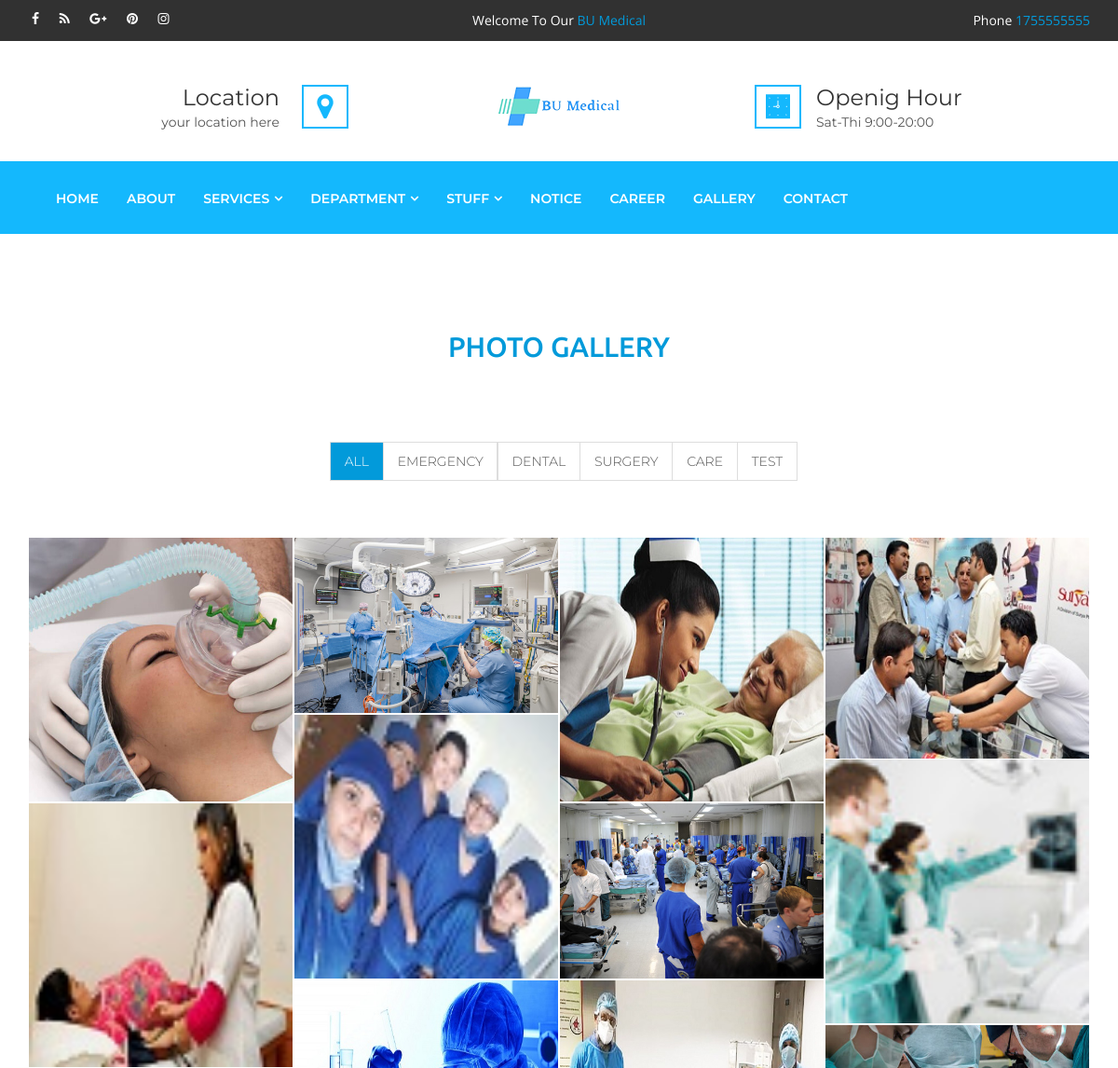
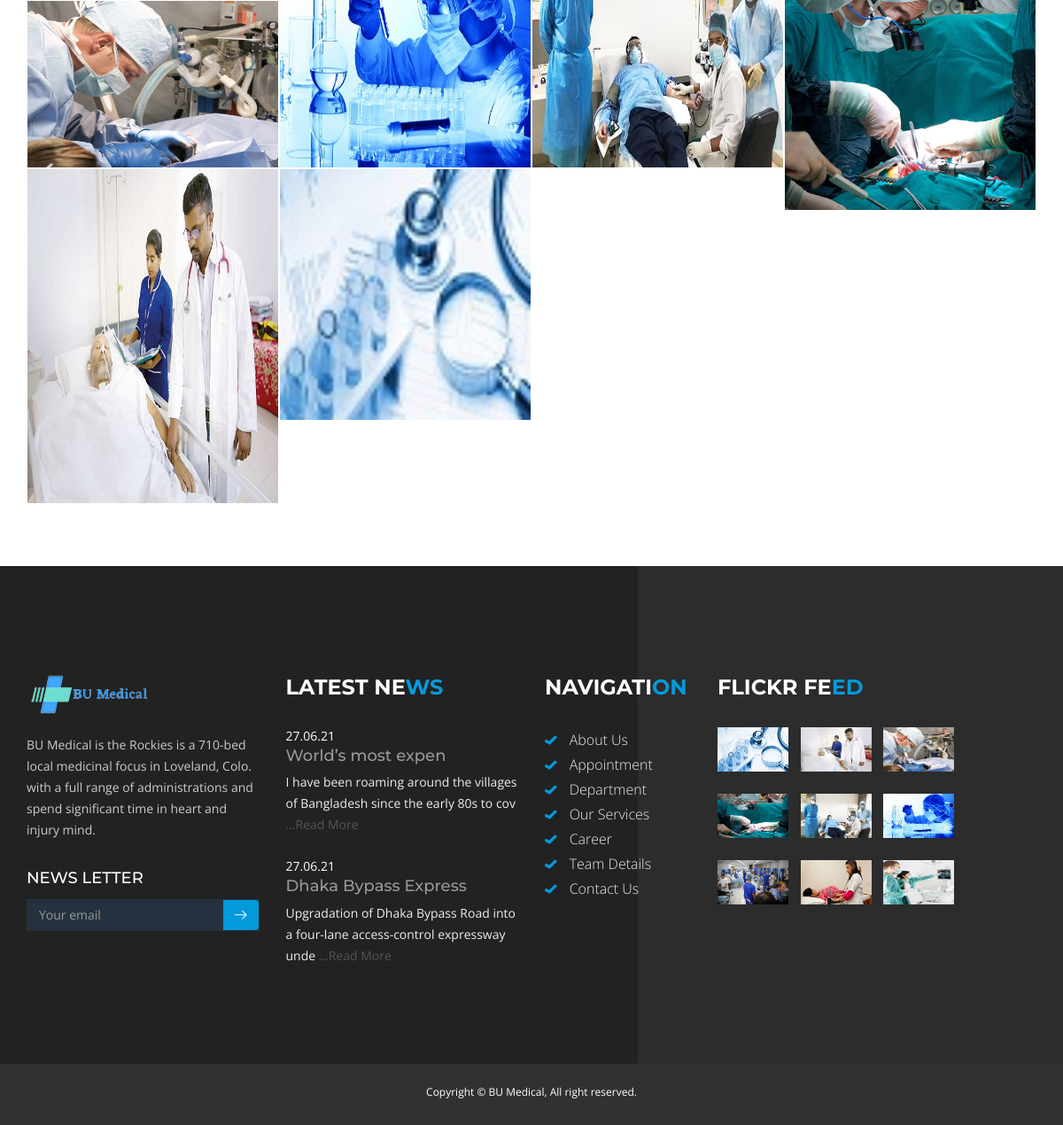
/gallery.php, run on the app's committed database (2 pictures, top to bottom).
### tables this page shows
CREATE TABLE `setting` (
  `web_name` varchar(255) NOT NULL,
  `logo` varchar(255) NOT NULL,
  `address` varchar(2000) NOT NULL,
  `country` varchar(255) NOT NULL,
  `city` varchar(255) NOT NULL,
  `email` varchar(255) NOT NULL,
  `mobile` int(255) NOT NULL
);

CREATE TABLE `gallery` (
  `id` int(11) NOT NULL,
  `category` varchar(255) NOT NULL,
  `title` varchar(256) NOT NULL,
  `image` varchar(128) NOT NULL,
  `created_at` timestamp NOT NULL DEFAULT current_timestamp()
);

CREATE TABLE `notice` (
  `id` int(11) NOT NULL,
  `title` varchar(256) NOT NULL,
  `detail` text NOT NULL,
  `date_of_post` varchar(25) NOT NULL,
  `status` tinyint(2) NOT NULL,
  `created_at` timestamp NOT NULL DEFAULT current_timestamp()
);

### gallery.php (the view, shortened to what this page needs)
<?php include 'template/header.php'; ?>
<?php
    $sql_gallery_view = "SELECT * FROM gallery";
    $result_gallery_view = $conn->query($sql_gallery_view);
?>
<section class="ulockd-service-three">
    <div class="container">
        <div class="row">
            <div class="col-lg-6 col-lg-offset-3 text-center">
                <div class="ulockd-srvc-title-two hvr-float-shadow">
                    <h2 class="text-uppercase"><span class="text-thm1">Photo Gallery</span></h2>
                </div>
            </div>
        </div>
        <div class="row">
            <div class="col-md-12">
                <ul style="text-align: center;" class="list-inline masonry-filter text-left">
                    <li><a href="#" class="active" data-filter="*">All</a></li>
                    <li><a href="#" data-filter=".1" class="">Emergency</a></li>
                    <li><a href="#" data-filter=".2" class="">Dental</a></li>
                    <li><a href="#" data-filter=".3" class="">Surgery</a></li>
                    <li><a href="#" data-filter=".4" class="">Care</a></li>
                    <li><a href="#" data-filter=".5" class="">Test</a></li>
                </ul>
                <div id="grid" class="masonry-gallery grid-4 clearfix">
                    <?php
                        while($row_gallery = mysqli_fetch_assoc($result_gallery_view)){
                    ?>
                    <div class="isotope-item <?php echo $row_gallery['category']; ?>">
                        <div class="gallery-thumb">
                            <img class="img-responsive img-whp" src="admin/upload/gallery/<?php echo $row_gallery['image']; ?>" alt="project">
                        </div>
                    </div>
                    <?php } ?>
                </div>
            </div>
        </div>
    </div>
</section>
<?php include 'template/footer.php'; ?>

### template/header.php (shortened to what this page needs)
<?php
    include 'config/db_config.php';
?>
<?php
$sql_set_view = "SELECT * FROM setting";
$result_set_view = $conn->query($sql_set_view);
?>
<!DOCTYPE html>
<html dir="ltr" lang="en">
    <head>
        <link rel="stylesheet" href="css/bootstrap.min.css">
        <link rel="stylesheet" href="css/all-plugins.css">
        <link rel="stylesheet" href="css/style.css">
        <link rel="stylesheet" href="css/theme-color.css">
        <link rel="stylesheet" href="css/responsive.css">
    </head>
    <body>
        <div class="wrapper">
            <div class="header-top">
                <div class="container">
                    <div class="row">
                        <div class="col-md-4">
                            <div class="social-linked">
                                <ul class="list-inline">
                                    <li><a href="#"><i class="fa fa-facebook"></i></a></li>
                                    <li><a href="#"><i class="fa fa-rss"></i></a></li>
                                    <li><a href="#"><i class="fa fa-google-plus"></i></a></li>
                                    <li><a href="#"><i class="fa fa-pinterest"></i></a></li>
                                    <li><a href="#"><i class="fa fa-instagram"></i></a></li>
                                </ul>
                            </div>
                        </div>
                        <?php
                            while($row_set = mysqli_fetch_assoc($result_set_view)){
                        ?>
                        <div class="col-md-4">
                            <div class="welcm-ht text-center">
                                <p class="ulockd-welcntxt">Welcome To Our<span class="text-thm1"> <?php echo $row_set['web_name']; ?></span></p>
                            </div>
                        </div>
                        <div class="col-md-4">
                            <div class="welcm-ht text-right">
                                <p class="ulockd-welcntxt">Phone<span class="text-thm1"> <?php echo $row_set['mobile']; ?></span></p>
                            </div>
                        </div>
                    </div>
                </div>
            </div>
            <div class="header-middle">
                <div class="container">
                    <div class="row">
                        <div class="col-xs-12 col-sm-4 col-md-4">
                            <div class="ulockd-contact-info text-right">
                                <div class="ulockd-icon pull-right"><span class="flaticon-map-marker"></span></div>
                                <div class="ulockd-info">
                                    <h3>Location</h3>
                                    <p class="ulockd-cell">your location here</p>
                                </div>
                            </div>
                        </div>
                        <div class="col-xs-12 col-sm-4 col-md-4">
                            <div class="ulockd-welcm-hmddl text-center">
                                <a href="index.php" class="ulockd-main-logo"><img src="admin/upload/logo/<?php echo $row_set['logo']; ?>" alt=""></a>
                            </div>
                        </div>
                        <?php } ?>
                        <div class="col-xs-12 col-sm-4 col-md-4">
                            <div class="ulockd-ohour-info">
                                <div class="ulockd-icon pull-left"><span class="flaticon-clock-1"></span></div>
                                <div class="ulockd-info">
                                    <h3>Openig Hour</h3>
                                    <p class="ulockd-addrss">Sat-Thi 9:00-20:00</p>
                                </div>
                            </div>
                        </div>
                    </div>
                </div>
            </div>
            <header class="header-nav">
                <div class="main-header-nav navbar-scrolltofixed">
                    <div class="container">
                        <nav class="navbar navbar-default bootsnav menu-style1 light-blue">
                            <div class="collapse navbar-collapse" id="navbar-menu">
                                <ul class="nav navbar-nav navbar-left" data-in="fadeIn">
                                    <li class="dropdown">
                                        <a href="index.php">Home</a>
                                    </li>
                                    <li class="dropdown">
                                        <a href="about.php">About</a>
                                    </li>
                                    <li class="dropdown">
                                        <a href="service.php" class="dropdown-toggle">Services</a>
                                    </li>
                                    <li class="dropdown">
                                        <a href="department.php" class="dropdown-toggle">Department</a>
                                    </li>
                                    <li class="dropdown">
                                        <a href="team.php" class="dropdown-toggle">Stuff</a>
                                    </li>
                                    <li class="dropdown">
                                        <a href="notice.php">Notice</a>
                                    </li>
                                    <li class="dropdown">
                                        <a href="carrer.php">Career</a>
                                    </li>
                                    <li class="dropdown">
                                        <a href="gallery.php">Gallery</a>
                                    </li>
                                    <li class="dropdown">
                                        <a href="contact.php">Contact</a>
                                    </li>
                                </ul>
                            </div>
                    </div>
                </div>
            </header>

### template/footer.php (shortened to what this page needs)
<?php
$sql_notice_rec = "SELECT * FROM notice WHERE status = 1 ORDER BY id DESC limit 2";
$result_notice_rec = mysqli_query($conn, $sql_notice_rec);
$sql_gallery_view = "SELECT * FROM gallery ORDER BY id DESC limit 9";
$result_gallery_view = $conn->query($sql_gallery_view);
?>
<section class="ulockd-footer">
    <div class="container">
        <div class="row">
            <div class="col-xs-12 col-sm-6 col-md-3 col-lg-3">
                <div class="ulockd-footer-widget">
                    <img alt="" src="images/header-logo.png" class="img-responsive ulockd-footer-log">
                    <p class="ulockd-ftr-text">BU Medical is the Rockies is a 710-bed local medicinal focus in Loveland, Colo. with a full range of administrations and spend significant time in heart and injury mind.</p>
                </div>
                <div class="ulockd-footer-newsletter">
                    <h4 class="title text-uppercase">News Letter</h4>
                    <form class="ulockd-mailchimp">
                        <div class="input-group">
                            <input type="email" class="form-control input-md" placeholder="Your email" name="EMAIL" value="">
                            <span class="input-group-btn">
                                <button type="submit" class="btn btn-md"><i class="icon flaticon-right-arrow"></i></button>
                            </span>
                        </div>
                    </form>
                </div>
            </div>
            <div class="col-xs-12 col-sm-6 col-md-3 col-lg-3">
                <div class="ulockd-footer-lnews">
                    <h3 class="text-uppercase">Latest Ne<span class="text-thm1">ws</span></h3>
                    <div class="ulockd-media-box">
                        <?php
                            if($result_notice_rec->num_rows > 0) {
                                while ($rows_notice_rec = $result_notice_rec->fetch_assoc()) {
                        ?>
                        <div class="media">
                            <div class="media-body">
                                <a href="#" class="post-date"><?php echo $rows_notice_rec['date_of_post']; ?></a>
                                <h4 class="media-heading"><?php echo substr($rows_notice_rec['title'], 0, 20); ?></h4>
                                <p><?php echo substr($rows_notice_rec['detail'], 0, 80); ?><a href="single_notice.php?notice_id=<?php echo $rows_notice_rec['id']; ?>"> ...Read More</a></p>
                            </div>
                        </div>
                        <?php }} ?>
                    </div>
                </div>
            </div>
            <div class="col-xs-12 col-sm-6 col-md-3 col-lg-2">
                <div class="ulockd-footer-qlink">
                    <h3 class="text-uppercase">NAVIGATI<span class="text-thm1">ON</span></h3>
                    <ul class="list-unstyled">
                        <li> <span class="flaticon-checked-mark text-thm1"></span> <a href="about.php"> About Us</a></li>
                        <li> <span class="flaticon-checked-mark text-thm1"></span> <a href="appoinment.php"> Appointment</a></li>
                        <li> <span class="flaticon-checked-mark text-thm1"></span> <a href="department.php"> Department</a></li>
                        <li> <span class="flaticon-checked-mark text-thm1"></span> <a href="service.php"> Our Services</a></li>
                        <li> <span class="flaticon-checked-mark text-thm1"></span> <a href="career.php"> Career</a></li>
                        <li> <span class="flaticon-checked-mark text-thm1"></span> <a href="team.php"> Team Details</a></li>
                        <li> <span class="flaticon-checked-mark text-thm1"></span> <a href="contact.php"> Contact Us</a></li>
                    </ul>
                </div>
            </div>
            <div class="col-xs-12 col-sm-6 col-md-3 col-lg-4">
                <div class="flickr-widget">
                    <h3 class="text-uppercase">Flickr Fe<span class="text-thm1">ed</span></h3>
                    <ul class="list-inline">
                        <?php
                            while($row_gallery = mysqli_fetch_assoc($result_gallery_view)){
                        ?>
                        <li>
                            <div class="thumb">
                                <img alt="" class="img-responsive" style="width:80px; height:50px" src="admin/upload/gallery/<?php echo $row_gallery['image']; ?>">
                            </div>
                        </li>
                        <?php } ?>
                    </ul>
                </div>
            </div>
        </div>
    </div>
</section>
<section class="ulockd-copy-right">
    <div class="container">
        <div class="row">
            <div class="col-md-12">
                <p>Copyright © BU Medical, All right reserved.</p>
            </div>
        </div>
    </div>
</section>
</div>
</body>
</html>

### css/theme-color.css (style rules this page uses)
.ulockd-media-box .media:hover .media-heading, .ulockd-title-icon, .ulockd-tcompliment span, .twitter ul li a, .text-thm1 { color: #029ada !important; }
.price-tag, .ulocked-pricing-tag, .ulockd-l2-copy-right, .ulockd-mailchimp button, .ulockd-partner, .ulockd-team-two-mdetails, .progress-levels .progress-box .bar .bar-fill, .ulockd-tm-details, .ulockd-ffact-two .ulockd-icon-let, .ulockd-srvc-column-two, .ulockd-faq-content .panel .panel-title a i, .ulockd-faq-box .panel .panel-title a i, .ulockd-srv-icon, .ulockd-service, .scrollToHome, .ulockd-home-two, .main-header-nav-two, .attr-nav > ul > li > a span.badge, .ulockd-bgthm { background-color: #029ada; }
.masonry-filter a.active, .masonry-filter a:active, .masonry-filter a:hover, .masonry-filter a:focus { background-color: #029ada; }

### css/bootsnav.css (style rules this page uses)
nav.navbar.bootsnav { margin-bottom: 0; -moz-border-radius: 0px; -webkit-border-radius: 0px; -o-border-radius: 0px; border-radius: 0px; background-color: #fff; border: none; border-bottom: solid 1px #e0e0e0; z-index: 9; }
nav.navbar.bootsnav ul.nav > li > a { color: #6f6f6f; background-color: transparent; outline: none; margin-bottom: -2px; }
body { -webkit-transition: all 0.3s ease-in-out; -moz-transition: all 0.3s ease-in-out; -o-transition: all 0.3s ease-in-out; -ms-transition: all 0.3s ease-in-out; transition: all 0.3s ease-in-out; }
@media (min-width: 1024px) { nav.navbar.bootsnav ul.nav > li > a { padding: 30px 15px; font-weight: 600; } }
@media (min-width: 1024px) { nav.navbar.bootsnav ul.nav > li.dropdown > a.dropdown-toggle:after { font-family: 'FontAwesome'; content: "\f107"; margin-left: 5px; margin-top: 2px; } }

### css/slider.css (style rules this page uses)
*, *::after, *::before { -webkit-box-sizing: border-box; -moz-box-sizing: border-box; box-sizing: border-box; }
html { font-size: 62.5%; }
a { color: #d44457; text-decoration: none; }

### css/fancyBox.css (style rules this page uses)
.isotope-item { z-index:2 }

### css/isotop.css (style rules this page uses)
.isotope-item { z-index:2 }

### css/timecounter.css (style rules this page uses)
.text-center,.wickedpicker__controls,.wickedpicker__controls__control,.wickedpicker__controls__control--divider,.wickedpicker__controls__control-down,.wickedpicker__controls__control-up,.wickedpicker__title { text-align:center }

### css/style-shortcode.css (style rules this page uses)
* { box-sizing: border-box; }

### data on the page
setting: web_name "BU Medical", mobile "1755555555", logo (picture)
gallery: image (picture)
gallery: image (picture)
gallery: image (picture)
gallery: image (picture)
gallery: image (picture)
gallery: image (picture)
gallery: image (picture)
gallery: image (picture)
gallery: image (picture)
gallery: image (picture)
gallery: image (picture)
gallery: image (picture)
gallery: image (picture)
gallery: image (picture)
notice: date_of_post "27.06.21", title "World’s most expen", detail "I have been roaming around the villages of Bangladesh since the early 80s to cov"
notice: date_of_post "27.06.21", title "Dhaka Bypass Express", detail "Upgradation of Dhaka Bypass Road into a four-lane access-control expressway unde"
